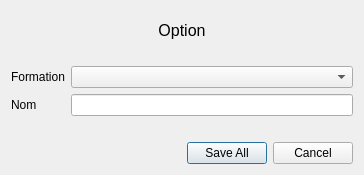
<?xml version="1.0" encoding="UTF-8"?>
<ui version="4.0">
 <class>OptionsDialog</class>
 <widget class="QDialog" name="OptionsDialog">
  <property name="geometry">
   <rect>
    <x>0</x>
    <y>0</y>
    <width>364</width>
    <height>175</height>
   </rect>
  </property>
  <property name="maximumSize">
   <size>
    <width>364</width>
    <height>319</height>
   </size>
  </property>
  <property name="windowTitle">
   <string>Etudiant</string>
  </property>
  <property name="sizeGripEnabled">
   <bool>false</bool>
  </property>
  <property name="modal">
   <bool>true</bool>
  </property>
  <layout class="QVBoxLayout" name="verticalLayout_2">
   <property name="sizeConstraint">
    <enum>QLayout::SetDefaultConstraint</enum>
   </property>
   <item>
    <widget class="QLabel" name="l_title">
     <property name="font">
      <font>
       <pointsize>12</pointsize>
      </font>
     </property>
     <property name="text">
      <string>Option</string>
     </property>
     <property name="alignment">
      <set>Qt::AlignCenter</set>
     </property>
    </widget>
   </item>
   <item>
    <spacer name="verticalSpacer">
     <property name="orientation">
      <enum>Qt::Vertical</enum>
     </property>
     <property name="sizeType">
      <enum>QSizePolicy::Fixed</enum>
     </property>
     <property name="sizeHint" stdset="0">
      <size>
       <width>20</width>
       <height>10</height>
      </size>
     </property>
    </spacer>
   </item>
   <item>
    <layout class="QFormLayout" name="formLayout">
     <item row="1" column="0">
      <widget class="QLabel" name="label">
       <property name="text">
        <string>Formation</string>
       </property>
      </widget>
     </item>
     <item row="1" column="1">
      <widget class="QComboBox" name="cb_training"/>
     </item>
     <item row="2" column="0">
      <widget class="QLabel" name="label_3">
       <property name="text">
        <string>Nom</string>
       </property>
      </widget>
     </item>
     <item row="2" column="1">
      <widget class="QLineEdit" name="le_name"/>
     </item>
    </layout>
   </item>
   <item>
    <spacer name="verticalSpacer_2">
     <property name="orientation">
      <enum>Qt::Vertical</enum>
     </property>
     <property name="sizeType">
      <enum>QSizePolicy::Fixed</enum>
     </property>
     <property name="sizeHint" stdset="0">
      <size>
       <width>20</width>
       <height>20</height>
      </size>
     </property>
    </spacer>
   </item>
   <item>
    <widget class="QDialogButtonBox" name="buttonBox">
     <property name="orientation">
      <enum>Qt::Horizontal</enum>
     </property>
     <property name="standardButtons">
      <set>QDialogButtonBox::Cancel|QDialogButtonBox::SaveAll</set>
     </property>
    </widget>
   </item>
  </layout>
 </widget>
 <resources/>
 <connections>
  <connection>
   <sender>buttonBox</sender>
   <signal>accepted()</signal>
   <receiver>OptionsDialog</receiver>
   <slot>accept()</slot>
   <hints>
    <hint type="sourcelabel">
     <x>248</x>
     <y>254</y>
    </hint>
    <hint type="destinationlabel">
     <x>157</x>
     <y>274</y>
    </hint>
   </hints>
  </connection>
  <connection>
   <sender>buttonBox</sender>
   <signal>rejected()</signal>
   <receiver>OptionsDialog</receiver>
   <slot>reject()</slot>
   <hints>
    <hint type="sourcelabel">
     <x>316</x>
     <y>260</y>
    </hint>
    <hint type="destinationlabel">
     <x>286</x>
     <y>274</y>
    </hint>
   </hints>
  </connection>
 </connections>
</ui>
